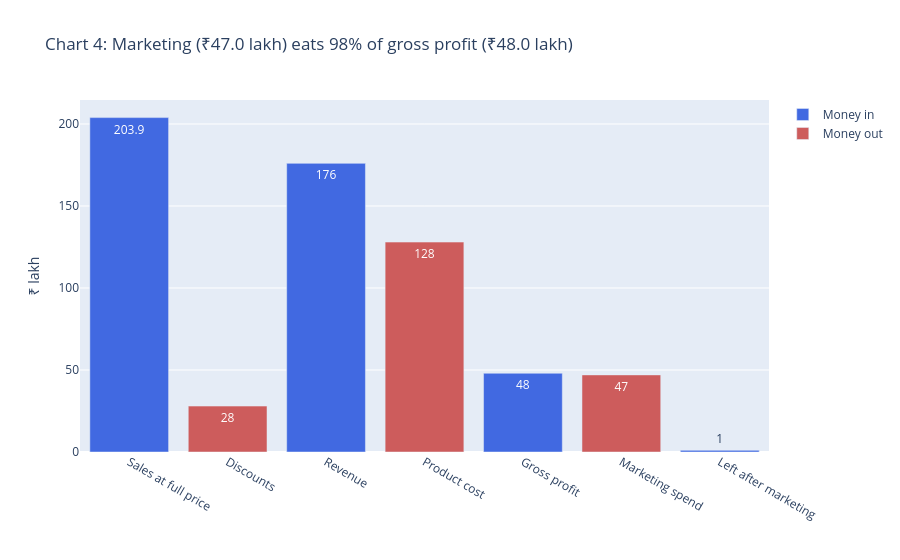

Notebook code cell kept with this figure:
### Code cell
# CHART 4
money = pd.DataFrame({
    "step": ["Sales at full price", "Discounts", "Revenue", "Product cost", "Gross profit", "Marketing spend", "Left after marketing"],
    "lakh": [full_price_sales, discounts, revenue, product_cost, gross_profit, marketing_spend, left],
    "type": ["Money in", "Money out", "Money in", "Money out", "Money in", "Money out", "Money in"],
})
money["lakh"] = (money["lakh"] / 100000).round(1)

fig = px.bar(money, x="step", y="lakh", color="type", text_auto=True,
             category_orders={"step": list(money["step"])},   # keep the bars in our order
             color_discrete_map={"Money in": "royalblue", "Money out": "indianred"},
             title="Chart 4: Marketing (₹47.0 lakh) eats 98% of gross profit (₹48.0 lakh)",
             labels={"step": "", "lakh": "₹ lakh", "type": ""})
fig.show()

### Figure 1 — Plotly figure (JSON) as saved in the notebook; plotly's stock layout.template omitted (floating-point values rounded to 4 significant figures)
{"data": [{"alignmentgroup": "True", "hovertemplate": "=%{x}<br>₹ lakh=%{y}<extra></extra>", "legendgroup": "Money in", "marker": {"color": "royalblue", "pattern": {"shape": ""}}, "name": "Money in", "offsetgroup": "Money in", "orientation": "v", "showlegend": true, "textposition": "auto", "texttemplate": "%{y}", "type": "bar", "x": ["Sales at full price", "Revenue", "Gross profit", "Left after marketing"], "xaxis": "x", "y": [203.9, 176.0, 48.0, 1.0], "yaxis": "y"}, {"alignmentgroup": "True", "hovertemplate": "=%{x}<br>₹ lakh=%{y}<extra></extra>", "legendgroup": "Money out", "marker": {"color": "indianred", "pattern": {"shape": ""}}, "name": "Money out", "offsetgroup": "Money out", "orientation": "v", "showlegend": true, "textposition": "auto", "texttemplate": "%{y}", "type": "bar", "x": ["Discounts", "Product cost", "Marketing spend"], "xaxis": "x", "y": [28.0, 128.0, 47.0], "yaxis": "y"}], "layout": {"barmode": "relative", "legend": {"title": {"text": ""}, "tracegroupgap": 0}, "title": {"text": "Chart 4: Marketing (₹47.0 lakh) eats 98% of gross profit (₹48.0 lakh)"}, "xaxis": {"anchor": "y", "categoryarray": ["Sales at full price", "Discounts", "Revenue", "Product cost", "Gross profit", "Marketing spend", "Left after marketing"], "categoryorder": "array", "domain": [0.0, 1.0], "title": {"text": ""}}, "yaxis": {"anchor": "x", "domain": [0.0, 1.0], "title": {"text": "₹ lakh"}}}}
